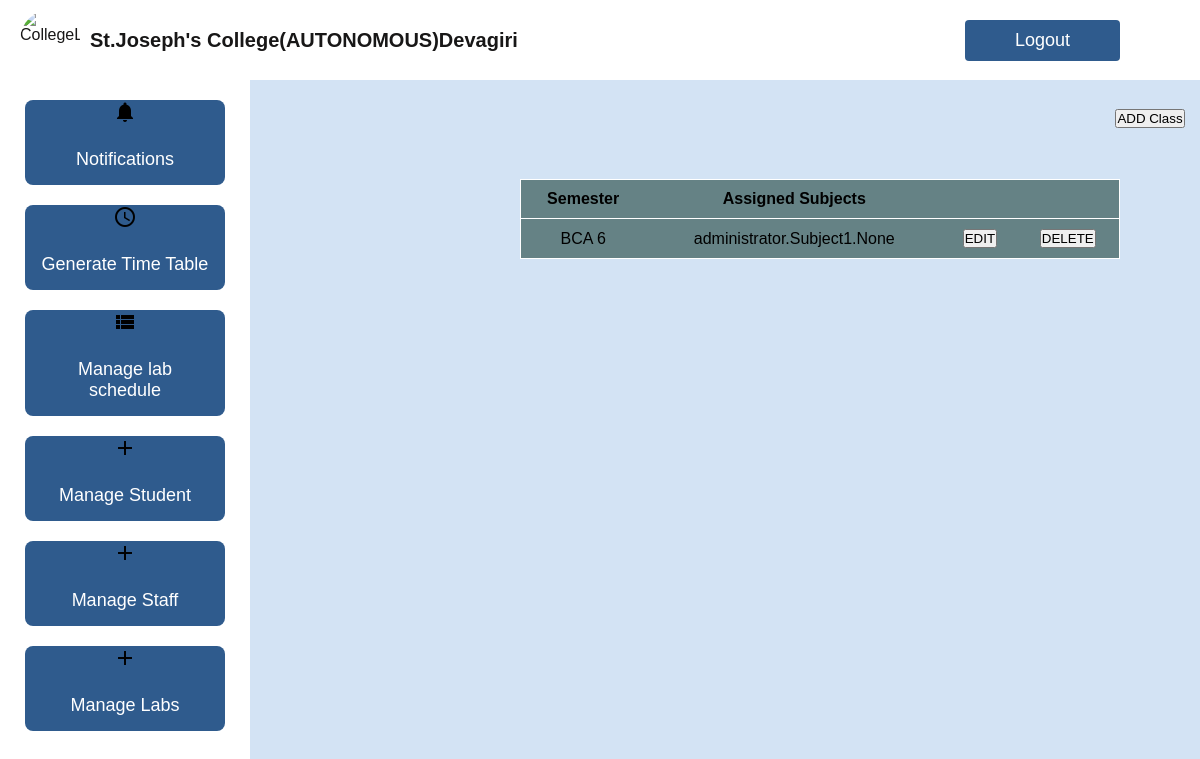
The app's page /administrator/viewclass/, older data.
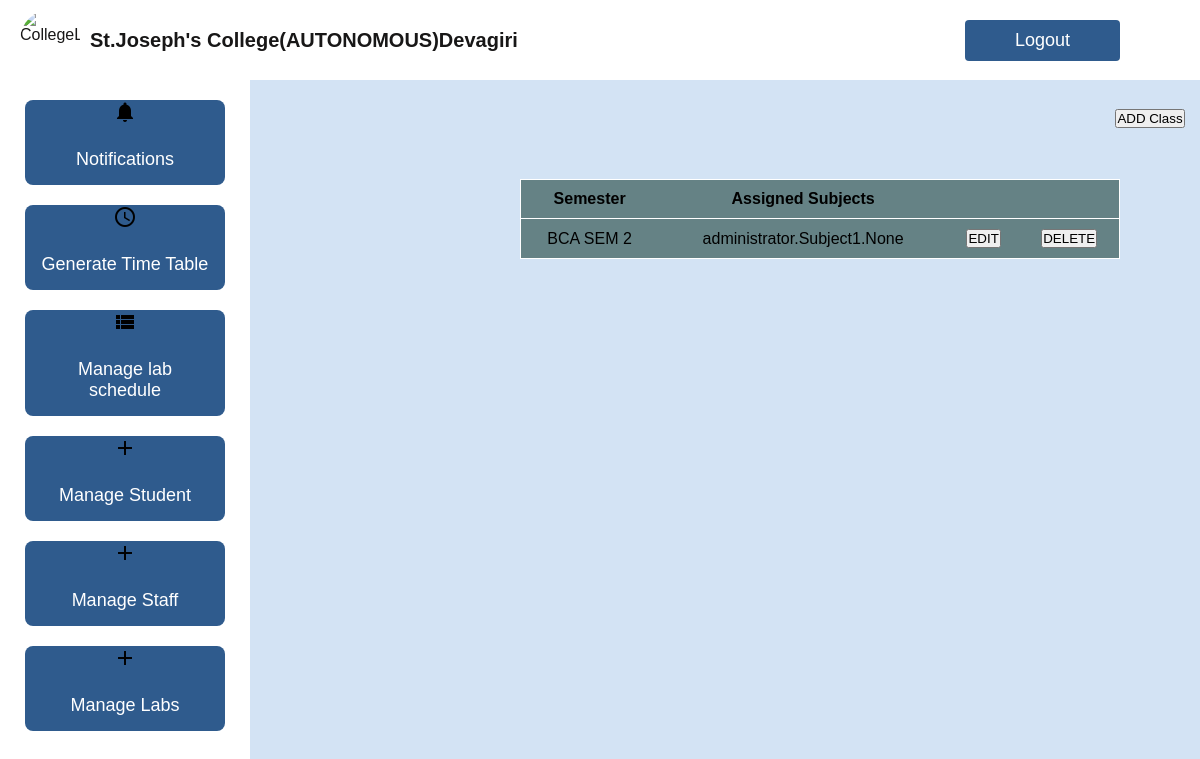
The same page, newer data.
### administrator/models.py (models this page shows)
class Class1(models.Model):
    Semester = models.CharField(max_length=100)
    subjects = models.ManyToManyField(Subject1)

### administrator/views.py (the view)
# urls.py: path('viewclass/',Viewclass.as_view(),name='viewclass'),
class Viewclass(View):
    def get(self,request):
        c = Class1.objects.prefetch_related('subjects').all()
        print(c)
        return render(request,'admin/viewclass.html',{'C':c})

### templates/admin/viewclass.html (shortened to what this page needs)
{% extends 'admin/adminbase.html' %}
{%block body%}
  <div class="plusbutton">
    <a href="/administrator/addclass/"><button type="button">ADD Class</button></a>
  </div>
    <div>
      <table id="table1">
        <tr>
            <th>Semester</th>
            <th>Assigned Subjects</th>
            </tr>
           {% for i in C %}
            <tr>
                <td>{{i.Semester}}</td>
                <td>{{i.subjects}}</td>
                <td><a href="/administrator/updateclass/{{i.id}}/"><button >EDIT</button></a></td>
                <td><a href="/administrator/Deleteclass/{{i.id}}/"><button >DELETE</button></a></td>
        </tr>
       {% endfor %}
    </table>
    </div>
{% endblock %}

Row changes from the older to the newer data that the page shows:
removed Class1: Semester "BCA 6", subjects "administrator.Subject1.None"
added Class1: Semester "BCA SEM 2", subjects "administrator.Subject1.None"
